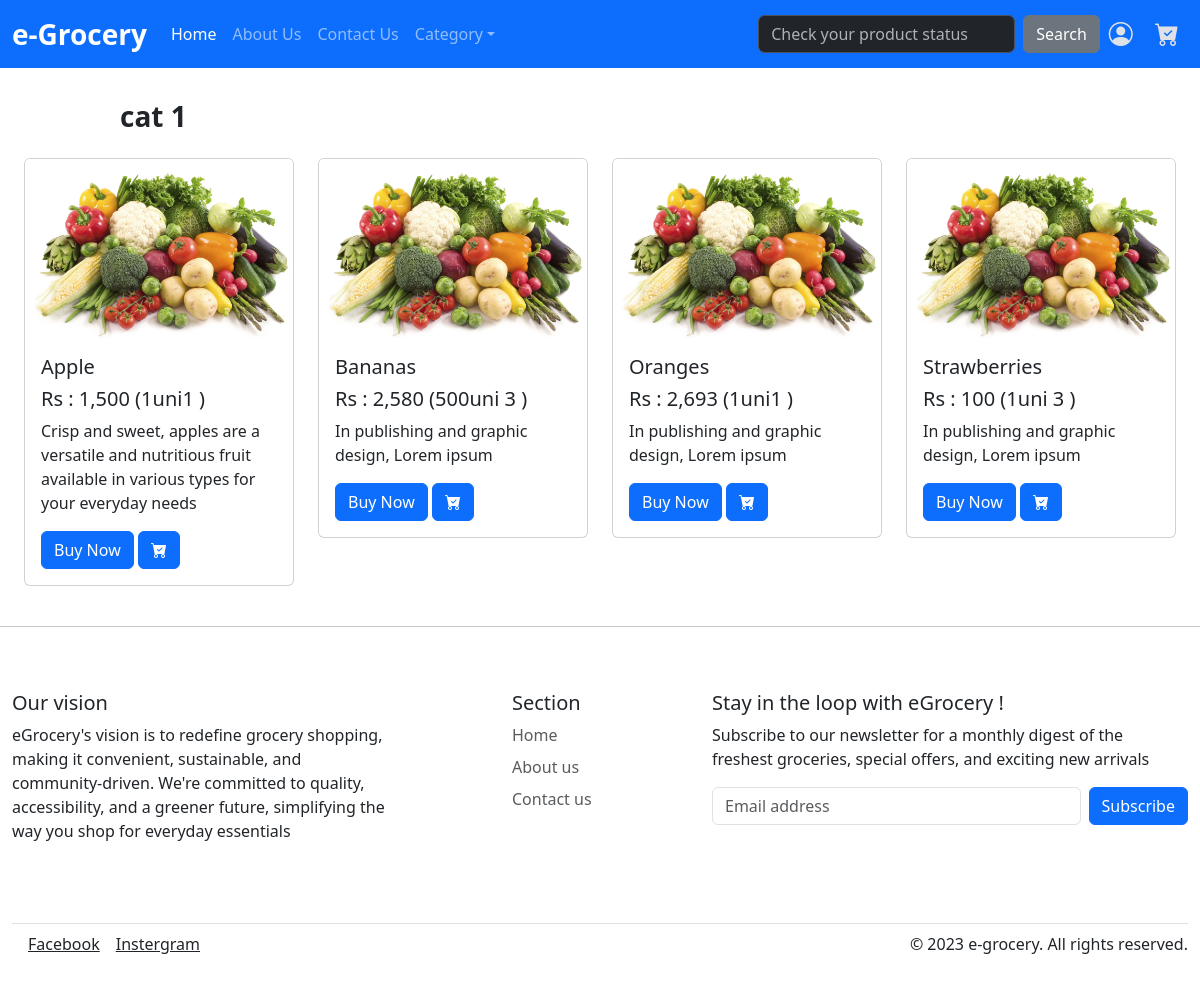
The page /view/product.php?cat_id=1 on the database its author committed.
### tables this page shows
CREATE TABLE IF NOT EXISTS `category` (
  `id` int NOT NULL AUTO_INCREMENT,
  `category_name` varchar(45) DEFAULT NULL,
  PRIMARY KEY (`id`)
);

CREATE TABLE IF NOT EXISTS `product` (
  `id` int NOT NULL AUTO_INCREMENT,
  `name` varchar(45) NOT NULL,
  `discription` longtext,
  `img_path` varchar(45) DEFAULT NULL,
  `price` varchar(45) DEFAULT NULL,
  `category_id` int NOT NULL,
  `priceQty` varchar(45) DEFAULT NULL,
  `unit_id` int NOT NULL,
  `smapleDis` longtext,
  PRIMARY KEY (`id`),
  KEY `fk_product_category_idx` (`category_id`),
  KEY `fk_product_unit1_idx` (`unit_id`),
  CONSTRAINT `fk_product_category` FOREIGN KEY (`category_id`) REFERENCES `category` (`id`),
  CONSTRAINT `fk_product_unit1` FOREIGN KEY (`unit_id`) REFERENCES `unit` (`id`)
);

CREATE TABLE IF NOT EXISTS `unit` (
  `id` int NOT NULL AUTO_INCREMENT,
  `unit_name` varchar(45) DEFAULT NULL,
  PRIMARY KEY (`id`)
);

### connection.php (called while the page is built, shortened)
<?php
class Database {
    public static $connection;
    public static function setUpConnection() {
        global $dbconfig;
        if (!isset(self::$connection)) {
            self::$connection = new mysqli(
                $dbconfig['db_host'],
                $dbconfig['db_username'],
                $dbconfig['db_password'],
                $dbconfig['db_name'],
                $dbconfig['db_port']
            );
        }
    }
    public static function search($sql, ...$params) {
        $stmt = self::$connection->prepare($sql);
        $stmt->execute();
        $result_set = $stmt->get_result();
        return $result_set;
    }
}
?>

### view/product.php (the view, shortened to what this page needs)
<?php
if (isset($_GET['cat_id'])) {
    $catid = $_GET['cat_id'];
    require_once('./Header.php');
    $product_rs = Database::search("SELECT product.* , unit.* , product.id AS pid FROM product INNER JOIN unit ON product.unit_id = unit.id  WHERE category_id = '".$catid."' LIMIT 4 ");
    $cat_rs = Database::search("SELECT * FROM category WHERE id = '" . $catid . "' ");
    $cat_data = $cat_rs->fetch_assoc();
?>
    <section class="product-section " style="margin-top: 100px;">
        <div class="container-fluid">
            <h3 class="text-start fw-bold fs-3 mb-4 offset-1"><?php echo $cat_data["category_name"] ?></h3>
            <div class="row" data-aos="fade-left" data-aos-duration="800" data-aos-delay="200" data-aos-once="true">
                <?php
                foreach ($product_rs as $product_data) {
                ?>
                    <div class="col-12 col-md-3">
                        <div class="card mb-4">
                            <img src="../document/<?php echo $product_data["img_path"] ?>" class="card-img-top" alt="Product 1">
                            <div class="card-body">
                                <h5 class="card-title"><?php echo $product_data["name"] ?></h5>
                                <h5 class="card-title">Rs : <?php echo number_format($product_data["price"] )?> (<?php echo $product_data["priceQty"] . "" . $product_data["unit_name"] ?> )</h5>
                                <p class="card-text"><?php echo $product_data["smapleDis"] ?></p>
                                <div>
                                    <a href="./singleProduct.php?pr_id=<?php echo $product_data["pid"] ?>" class="btn btn-primary">Buy Now</a>
                                    <button class="btn btn-primary" id="cart-<?php echo $product_data['pid'] ?>" onclick="addCardItem('<?php echo $product_data['pid'] ?>')"><i class="bi bi-cart-check-fill"></i></button>
                                </div>
                            </div>
                        </div>
                    </div>
                <?php
                }
                ?>
            </div>
        </div>
    </section>
<?php
    require_once('./Footer.php');
} else {
    header('Location: ./home.php');
    exit();
}
?>

### src/styles/style.css (style rules this page uses)
body { margin: 0; padding: 0; box-sizing: border-box; overflow-x: hidden; }

### rows shown on the page
category: category_name "cat 1"
product: img_path (picture), name "Apple", price "1,500", priceQty "1", unit.unit_name "uni1", smapleDis "Crisp and sweet, apples are a versatile and nutritious fruit available in various types for your everyday needs"
product: img_path (picture), name "Bananas", price "2,580", priceQty "500", unit.unit_name "uni 3", smapleDis "In publishing and graphic design, Lorem ipsum"
product: img_path (picture), name "Oranges", price "2,693", priceQty "1", unit.unit_name "uni1", smapleDis "In publishing and graphic design, Lorem ipsum"
product: img_path (picture), name "Strawberries", price "100", priceQty "1", unit.unit_name "uni 3", smapleDis "In publishing and graphic design, Lorem ipsum"
